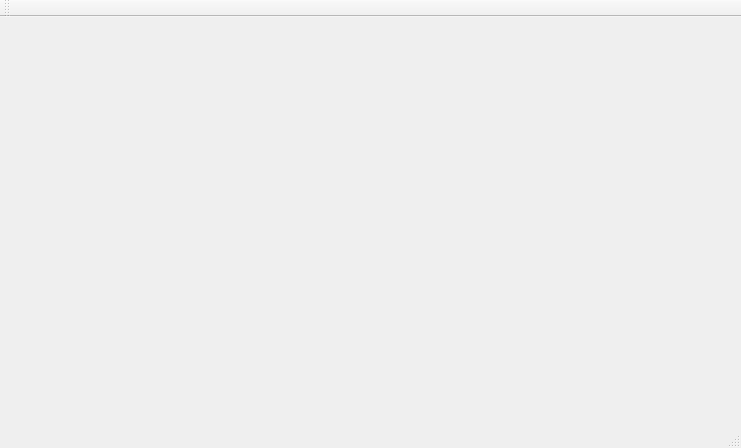
<?xml version="1.0" encoding="UTF-8"?>
<ui version="4.0">
 <class>MainWindow</class>
 <widget class="QMainWindow" name="MainWindow">
  <property name="geometry">
   <rect>
    <x>0</x>
    <y>0</y>
    <width>741</width>
    <height>448</height>
   </rect>
  </property>
  <property name="windowTitle">
   <string>MainWindow</string>
  </property>
  <property name="styleSheet">
   <string notr="true"/>
  </property>
  <widget class="QWidget" name="centralWidget">
   <property name="enabled">
    <bool>true</bool>
   </property>
   <layout class="QGridLayout" name="gridLayout">
    <item row="4" column="0" colspan="4">
     <widget class="MainMenu" name="main_menu" native="true"/>
    </item>
    <item row="0" column="2" rowspan="4">
     <spacer name="verticalSpacer">
      <property name="orientation">
       <enum>Qt::Vertical</enum>
      </property>
      <property name="sizeHint" stdset="0">
       <size>
        <width>20</width>
        <height>40</height>
       </size>
      </property>
     </spacer>
    </item>
    <item row="2" column="3" rowspan="2">
     <widget class="ListsEditor" name="list_edit" native="true"/>
    </item>
    <item row="0" column="3" rowspan="2">
     <widget class="ChoiceExercises" name="choice_menu" native="true"/>
    </item>
    <item row="0" column="0" rowspan="3">
     <widget class="MovingExercises" name="exercises" native="true">
      <property name="styleSheet">
       <string notr="true"/>
      </property>
     </widget>
    </item>
    <item row="0" column="1">
     <spacer name="horizontalSpacer">
      <property name="orientation">
       <enum>Qt::Horizontal</enum>
      </property>
      <property name="sizeHint" stdset="0">
       <size>
        <width>40</width>
        <height>20</height>
       </size>
      </property>
     </spacer>
    </item>
   </layout>
  </widget>
  <widget class="QMenuBar" name="menuBar">
   <property name="geometry">
    <rect>
     <x>0</x>
     <y>0</y>
     <width>741</width>
     <height>25</height>
    </rect>
   </property>
  </widget>
  <widget class="QToolBar" name="mainToolBar">
   <attribute name="toolBarArea">
    <enum>TopToolBarArea</enum>
   </attribute>
   <attribute name="toolBarBreak">
    <bool>false</bool>
   </attribute>
  </widget>
  <widget class="QStatusBar" name="statusBar"/>
 </widget>
 <layoutdefault spacing="6" margin="11"/>
 <customwidgets>
  <customwidget>
   <class>MainMenu</class>
   <extends>QWidget</extends>
   <header location="global">mainmenu.h</header>
   <container>1</container>
  </customwidget>
  <customwidget>
   <class>ChoiceExercises</class>
   <extends>QWidget</extends>
   <header location="global">choiceexercises.h</header>
   <container>1</container>
  </customwidget>
  <customwidget>
   <class>ListsEditor</class>
   <extends>QWidget</extends>
   <header location="global">listseditor.h</header>
   <container>1</container>
  </customwidget>
  <customwidget>
   <class>MovingExercises</class>
   <extends>QWidget</extends>
   <header location="global">movingexercises.h</header>
   <container>1</container>
  </customwidget>
 </customwidgets>
 <resources/>
 <connections/>
</ui>
